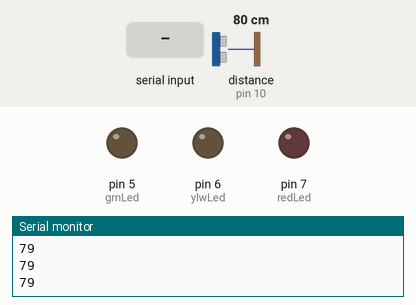
Recording of a sketch running on a simulated Arduino Uno, built with avr-gcc and run on an emulated ATmega328P. On the bench: output pins drawn as LEDs (lit = HIGH), the last lines printed to the serial monitor. Wiring (inferred from the names in the program): ultrasonic range finder: trigger pin 9; echo pin 10. The test bench sets the inputs (shaded band); at power-on: distance to the obstacle (sensor on pin 10) 80 cm. The echo pulse lasts 58.3 µs per cm; pins used as bus, display or sensor lines are not drawn.

Above: at 1.2 s.
1.3 s: "W" received over Serial
At 2.6 s:
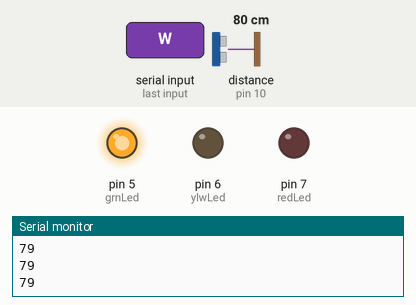
2.9 s: "I" received over Serial
At 4.2 s:
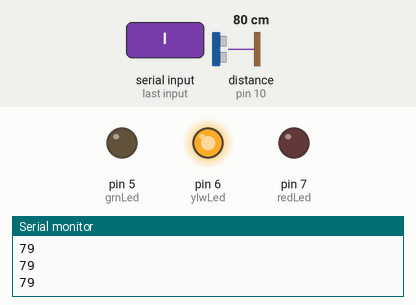
4.5 s: "N" received over Serial
At 5.5 s:
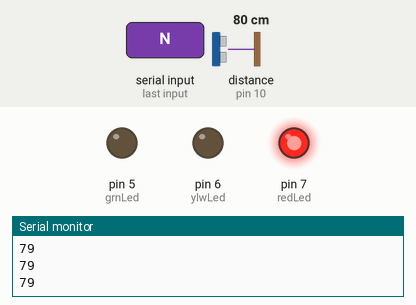
6.0 s: "O" received over Serial
At 7.1 s:
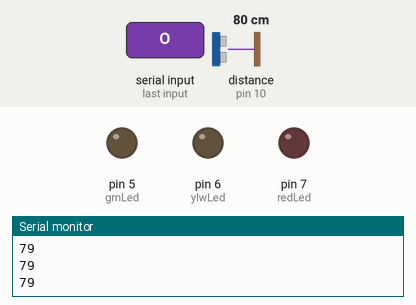
Timing chart, 0 to 8.6 s (numbered marks = the images above; inputs shaded):
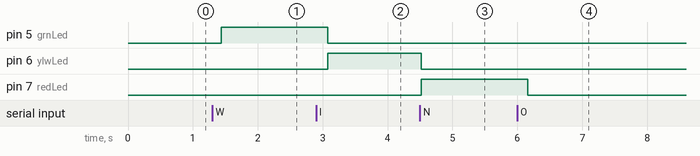

Measured:
- after the input at 1.3 s, pin 5 (grnLed): LOW → HIGH after 0.14 s
- after the input at 2.9 s, pin 5 (grnLed): HIGH → LOW after 0.18 s; pin 6 (ylwLed): LOW → HIGH after 0.18 s
- after the input at 4.5 s, pin 6 (ylwLed): HIGH → LOW at once; pin 7 (redLed): LOW → HIGH at once
- after the input at 6.0 s, pin 7 (redLed): HIGH → LOW after 0.16 s

The sketch:

Mascarilla_arduino.ino
```cpp
// defines pins numbers
const int grnLed = 5;
const int ylwLed = 6;
const int redLed = 7;
const int vcc = 8;
const int gnd = 11;
const int trigPin = 9;
const int echoPin = 10;
int incomingByte;

// defines variables
long duration;
int distance;
void setup() {
  pinMode(gnd, OUTPUT);
  pinMode(vcc, OUTPUT);
  digitalWrite(gnd, LOW);
  digitalWrite(vcc, HIGH);
  pinMode(trigPin, OUTPUT); // Sets the trigPin as an Output
  pinMode(echoPin, INPUT); // Sets the echoPin as an Input
  pinMode(grnLed, OUTPUT);
  pinMode(ylwLed, OUTPUT);
  pinMode(redLed, OUTPUT);

  Serial.begin(9600); // Starts the serial communication
}
void loop() {
  // Clears the trigPin
  digitalWrite(trigPin, LOW);
  delayMicroseconds(2);
  // Sets the trigPin on HIGH state for 10 micro seconds
  digitalWrite(trigPin, HIGH);
  delayMicroseconds(10);
  digitalWrite(trigPin, LOW);
  // Reads the echoPin, returns the sound wave travel time in microseconds
  duration = pulseIn(echoPin, HIGH);
  // Calculating the distance
  distance = (duration*0.0343/2);
  // Prints the distance on the Serial Monitor
  delay(200);
  Serial.println(distance);
  //Check if serial communication is available
  if (Serial.available() > 0) {
    // read the oldest byte in the serial buffer
    incomingByte = Serial.read();
    // if it's a capital W (ASCII 87), turn on the green LED
    if (incomingByte == 'W') {
      digitalWrite(grnLed, HIGH);
      digitalWrite(ylwLed, LOW);
      digitalWrite(redLed, LOW);
    }
    // if it's a capital I (ASCII 73), turn on the yellow LED
    if (incomingByte == 'I') {
      digitalWrite(grnLed, LOW);
      digitalWrite(ylwLed, HIGH);
      digitalWrite(redLed, LOW);
    }
    // if it's a capital N (ASCII 78), turn on the red LED
    if (incomingByte == 'N') {
      digitalWrite(grnLed, LOW);
      digitalWrite(ylwLed, LOW);
      digitalWrite(redLed, HIGH);
    }
    // if it's a capital O (ASCII 79), turn off all LED
    if (incomingByte == 'O') {
      digitalWrite(grnLed, LOW);
      digitalWrite(ylwLed, LOW);
      digitalWrite(redLed, LOW);
    }
  }
}
```
